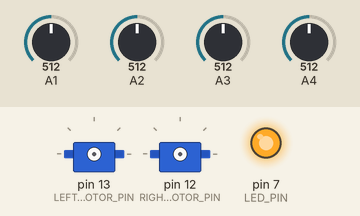
A sketch run on a simulated Arduino Uno, built with avr-gcc and run on an emulated ATmega328P. Shown: 2 × servo, output pins drawn as LEDs (lit = HIGH). The inputs (shaded band) are chosen by the test bench; at power-on: A1 = 512, A2 = 512, A3 = 512, A4 = 512. What the sketch prints to the serial monitor is not drawn.

Above: at 5.1 s.
At 24.2 s:
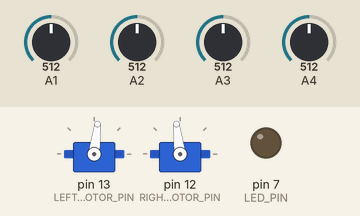
Timing chart, 0 to 25.7 s (numbered marks = the images above):
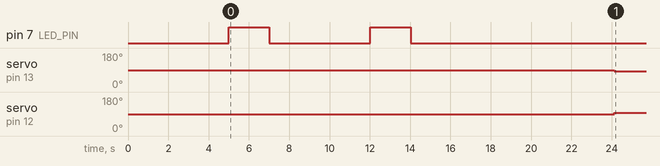

Measured:
- by itself, servo on pin 13 (LEFT_MOTOR_PIN): 90° → 83° at 24.1 s
- by itself, servo on pin 12 (RIGHT_MOTOR_PIN): 90° → 97° at 24.1 s

The sketch:

Line_Following.ino
```cpp
// Change this to 0,1, or 2.  Each produces more output than the one before.
// Output to the Serial Monitor
#define VERBOSE      (2)

// The value at which each servo does not move.
#define LEFT_NO_MOVE  (90)
#define RIGHT_NO_MOVE (90)

#define FORWARD_SPEED (7)
#define TURN_SPEED    (5)

#define NUM_EYES      (4)
#define EYE_FAR_LEFT  (0)
#define EYE_LEFT      (1)
// #define EYE_MIDDLE    (2)
#define EYE_RIGHT     (2)
#define EYE_FAR_RIGHT (3)

#define LEFT_MOTOR_PIN  (13)
#define RIGHT_MOTOR_PIN (12)
#define LED_PIN         (7)

#define WAIT_TIME   (5000)

//------------------------------------------------------------------------------
// INCLUDES
//------------------------------------------------------------------------------

#include <Servo.h>

//------------------------------------------------------------------------------
// GLOBALS - variables used all over the program
//------------------------------------------------------------------------------

Servo left, right;

int inputs[NUM_EYES];
long avg_white[NUM_EYES];
long avg_black[NUM_EYES];
long cutoff[NUM_EYES];

//------------------------------------------------------------------------------
// METHODS
//------------------------------------------------------------------------------


void setup() {
  int i;

  // open comms
  Serial.begin(9600);
  Serial.println(F("START"));
  pinMode(LED_PIN,OUTPUT);

  // the lighting conditions are different in every room.
  // when the robot turns on, give the user 5 seconds to
  // put the robot's eyes over the white surface and study
  // what white looks like in this light for one second.
  // The LED will turn on while it is studying.
  seeWhite();

  // After that, give the user 5 seconds to
  // put the robot's eyes over the black surface and study
  // what black looks like in this light for one second.
  // The LED will turn on while it is studying.
  seeBlack();

  // Now that the robot knows what white and black looks like,
  // we can explain the difference.
  learnDiff();

  setupServos();

  // Give the user another 5 seconds to put the robot at
  // the start of the line.
#if VERBOSE > 0
  Serial.println(F("Move me to the start of the line..."));
#endif
  wait(10000);  // give user a moment to place robot
}


//------------------------------------------------------------------------------
void setupServos() {
  // attach servos
  left.attach(LEFT_MOTOR_PIN);
  right.attach(RIGHT_MOTOR_PIN);

  // make sure we aren't moving.
  steer(0,0);
}

//------------------------------------------------------------------------------
// average the color white that each eye sees during the next few seconds.
void seeWhite() {
  int i;

#if VERBOSE > 0
  Serial.println(F("Move me so I can see only white..."));
#endif
  wait(WAIT_TIME);  // give user a moment to place robot

  digitalWrite(LED_PIN,HIGH);  // turn on light - ready to sample

#if VERBOSE > 0
  Serial.println(F("Sampling white..."));
#endif
  memset(avg_white,0,sizeof(int)*NUM_EYES);
  int samples=0;
  long start=millis();
  while(millis()-start < 2000) {
    look();
    samples++;
    for(i=0;i<NUM_EYES;++i) {
      avg_white[i]+=inputs[i];
    }
    delay(5);
  }

  // average = sum / number of samples
#if VERBOSE > 1
  Serial.print(samples);
  Serial.println(F(" white samples: "));
#endif
  for(i=0;i<NUM_EYES;++i) {
    avg_white[i] = (float)avg_white[i] / (float)samples;
#if VERBOSE > 1
  Serial.print(avg_white[i]);
  Serial.print('\t');
#endif
  }
#if VERBOSE > 1
  Serial.print('\n');
#endif

  digitalWrite(LED_PIN,LOW);  // turn off light - done sampling
}

//------------------------------------------------------------------------------
void seeBlack() {
  int i;

#if VERBOSE > 0
  Serial.println(F("Move me so I can see only black..."));
#endif
  wait(WAIT_TIME);  // give user a moment to place robot

  digitalWrite(LED_PIN,HIGH);  // turn on light - ready to sample

#if VERBOSE > 0
  Serial.println(F("Sampling black..."));
#endif
  memset(avg_black,0,sizeof(int)*NUM_EYES);
  int samples=0;
  long start=millis();
  while(millis()-start < 2000) {
    look();
    samples++;
    for(i=0;i<NUM_EYES;++i) {
      avg_black[i]+=inputs[i];
    }
    delay(5);
  }

  // average = sum / number of samples
#if VERBOSE > 1
  Serial.print(samples);
  Serial.println(F(" black samples: "));
#endif
  for(i=0;i<NUM_EYES;++i) {
    avg_black[i] = (float)avg_black[i] / (float)samples;
#if VERBOSE > 1
  Serial.print(avg_black[i]);
  Serial.print('\t');
#endif
  }
#if VERBOSE > 1
  Serial.print('\n');
#endif

  digitalWrite(LED_PIN,LOW);  // turn off light - done smapling
}

//------------------------------------------------------------------------------
void learnDiff() {
  int i;

#if VERBOSE > 1
  Serial.println(F("cutoff: "));
#endif
  for(i=0;i<NUM_EYES;++i) {
    cutoff[i] = ( avg_white[i] + avg_black[i] ) / 2.0f;
#if VERBOSE > 1
  Serial.print(avg_black[i]);
  Serial.print('\t');
#endif
  }
#if VERBOSE > 1
  Serial.print('\n');
#endif
}


//------------------------------------------------------------------------------
void loop() {
  followLine();
}


//------------------------------------------------------------------------------
void wait(int ms) {
  // give us time to position robot
  long start=millis();
  while(millis()-start < ms) {
    delay(5);
  }
}


//------------------------------------------------------------------------------
char eye_sees_white(int i) {
  Serial.print("Eye_sees_white.");
  Serial.println();
  return inputs[i] > cutoff[i];
}

//------------------------------------------------------------------------------
char eye_sees_black(int i) {
  Serial.print("Eye_sees_black.");
  Serial.println();
  return inputs[i] < cutoff[i];
}

//------------------------------------------------------------------------------
char all_eyes_see_white() {
  int i;
  for(i=0;i<NUM_EYES;++i) {
    if(eye_sees_black(i)) return 0;  // eye doesn't see white, quit
  }

  return 1;
}

//------------------------------------------------------------------------------
char all_eyes_see_black() {
  int i;
  for(i=0;i<NUM_EYES;++i) {
    if(eye_sees_white(i)) return 0;  // eye doesn't see black, quit
  }

  return 1;
}

//------------------------------------------------------------------------------
void followLine() {
  float forward, turn;

  look();

{
    // follow line
    // go forward...
    forward = FORWARD_SPEED;
    Serial.print("Go forward");
    Serial.println();

    // ...and steer
    turn = 0;
    if(!eye_sees_white(EYE_LEFT) || !eye_sees_white(EYE_FAR_LEFT)) {
      // left eye sees black. turn left
      Serial.print("Left eye/s sees black. Turn left.");
      Serial.println();
      turn+=TURN_SPEED;
    }
    if(!eye_sees_white(EYE_RIGHT) || !eye_sees_white(EYE_FAR_RIGHT)) {
      turn-=TURN_SPEED;
      Serial.print("Right eye/s see white. Turn.");
      Serial.println();
    }
  }
  // if all eyes see black, no turn happens
  steer(forward,turn);
}

//------------------------------------------------------------------------------
void look() {
  // read the amount of light hitting each sensor
  int i;
  for(i=0;i<NUM_EYES;++i) {
    inputs[i] = analogRead(A1+i);
#if VERBOSE > 2
    Serial.print(inputs[i]);
    Serial.print('\t');
#endif
  }
#if VERBOSE > 2
  Serial.print('\n');
#endif
}


//------------------------------------------------------------------------------
void steer(float forward,float turn) {
  int a = LEFT_NO_MOVE - forward + turn;
  int b = RIGHT_NO_MOVE + forward + turn;

  if(a<10) a=10;  if(a>170) a=170;
  if(b<10) b=10;  if(b>170) b=170;

  left.write(a);
  right.write(b);
}
```
